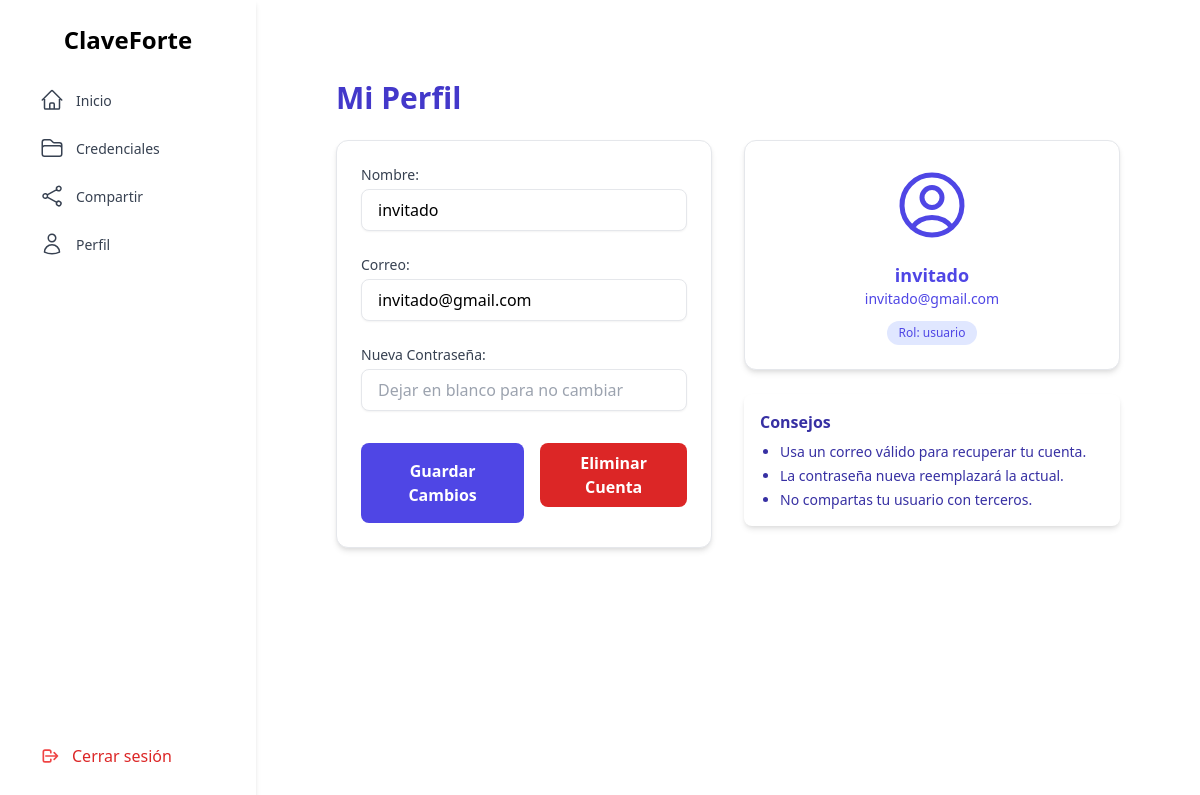
Screenshot of /profile (signed in) with the database file from the repository.
### tables this page shows
CREATE TABLE Users (
        id_usr       INTEGER PRIMARY KEY AUTOINCREMENT,
        usr_name     TEXT NOT NULL,
        usr_mail     TEXT NOT NULL UNIQUE,
        usr_pass     TEXT NOT NULL,       -- Contraseña principal (hash)
        secret_pass  TEXT,                -- Contraseña para compartir (hash)
        last_login   TEXT,                -- Fecha en formato ISO
        id_rol       INTEGER NOT NULL,
        FOREIGN KEY (id_rol) REFERENCES Roles(id_rol)
    );

### app.py (the view, shortened to what this page needs)
@app.route('/profile', methods=['GET', 'POST'])
def perfil():
    if 'usuario_id' not in session:
        return redirect(url_for('login'))
    rol = session.get('usuario_rol')
    usuario_id = session['usuario_id']
    conn = sqlite3.connect('instance/ClaveForte.db')
    conn.row_factory = sqlite3.Row
    cur = conn.cursor()
    cur.execute("SELECT usr_name, usr_mail, id_rol FROM Users WHERE id_usr = ?", (usuario_id,))
    datos = cur.fetchone()
    conn.close()
    return render_template('/profile/profile.html',
                           usr_rol=rol,
                           usuario=datos)

### templates/profile/profile.html (shortened to what this page needs)
{% extends 'layout.html' %}
{% block content %}
<div class="flex-1 p-10">
    <h2 class="text-3xl font-bold text-indigo-700 mb-6">Mi Perfil</h2>
    <div class="grid grid-cols-1 md:grid-cols-2 gap-8">
        <form method="POST" action="{{ url_for('perfil') }}"
              class="bg-white p-6 rounded-xl shadow-md border border-gray-200 space-y-6">
            <div>
                <label for="nombre" class="block text-sm font-medium text-gray-700 mb-1">Nombre:</label>
                <input type="text" id="nombre" name="nombre" value="{{ usuario['usr_name'] }}" required
                       class="w-full px-4 py-2 border rounded-lg shadow-sm focus:outline-none focus:ring-2 focus:ring-indigo-500 focus:border-transparent">
            </div>
            <div>
                <label for="correo" class="block text-sm font-medium text-gray-700 mb-1">Correo:</label>
                <input type="email" id="correo" name="correo" value="{{ usuario['usr_mail'] }}" required
                       class="w-full px-4 py-2 border rounded-lg shadow-sm focus:outline-none focus:ring-2 focus:ring-indigo-500 focus:border-transparent">
            </div>
            <div>
                <label for="password" class="block text-sm font-medium text-gray-700 mb-1">Nueva Contraseña:</label>
                <input type="password" id="password" name="password"
                       class="w-full px-4 py-2 border rounded-lg shadow-sm focus:outline-none focus:ring-2 focus:ring-indigo-500 focus:border-transparent"
                       placeholder="Dejar en blanco para no cambiar">
            </div>
            <div class="flex justify-end gap-4 pt-2">
                <form method="POST" action="{{ url_for('perfil') }}">
                    <button type="submit"
                            class="bg-indigo-600 text-white px-6 py-2 rounded-lg hover:bg-indigo-700 transition font-semibold">
                        Guardar Cambios
                    </button>
                </form>
                <form method="POST" action="{{ url_for('eliminar_cuenta') }}"
                    onsubmit="return confirm('¿Deseas eliminar tu cuenta? Esta acción no se puede deshacer.')">
                    <button type="submit"
                            class="bg-red-600 text-white px-6 py-2 rounded-lg hover:bg-red-700 transition font-semibold">
                        Eliminar Cuenta
                    </button>
                </form>
            </div>
        </form>
        <div class="space-y-6">
            <div class="bg-white border border-gray-200 rounded-xl p-6 shadow-md text-center">
                <div class="mb-4 flex justify-center">
                </div>
                <h3 class="text-lg font-semibold text-indigo-600">{{ usuario['usr_name'] }}</h3>
                <p class="text-sm text-indigo-600">{{ usuario['usr_mail'] }}</p>
                <span class="inline-block mt-3 px-3 py-1 text-xs bg-indigo-100 text-indigo-600 rounded-full">
                    Rol: {{ 'usuario' if usuario['id_rol'] == 2 else 'NAN' }}
                </span>
            </div>
            <div class="bg-white text-indigo-800 p-4 rounded-lg shadow-md">
                <h3 class="font-semibold mb-2">Consejos</h3>
                <ul class="list-disc pl-5 text-sm space-y-1">
                    <li>Usa un correo válido para recuperar tu cuenta.</li>
                    <li>La contraseña nueva reemplazará la actual.</li>
                    <li>No compartas tu usuario con terceros.</li>
                </ul>
            </div>
        </div>
    </div>
</div>
{% endblock %}

### rows the page displays
Users: nombre "invitado", correo "invitado@gmail.com", usr_name "invitado", usr_mail "invitado@gmail.com"

### other values shown
{{ 'usuario' if usuario['id_rol'] == 2 else 'NAN' }} "usuario"
